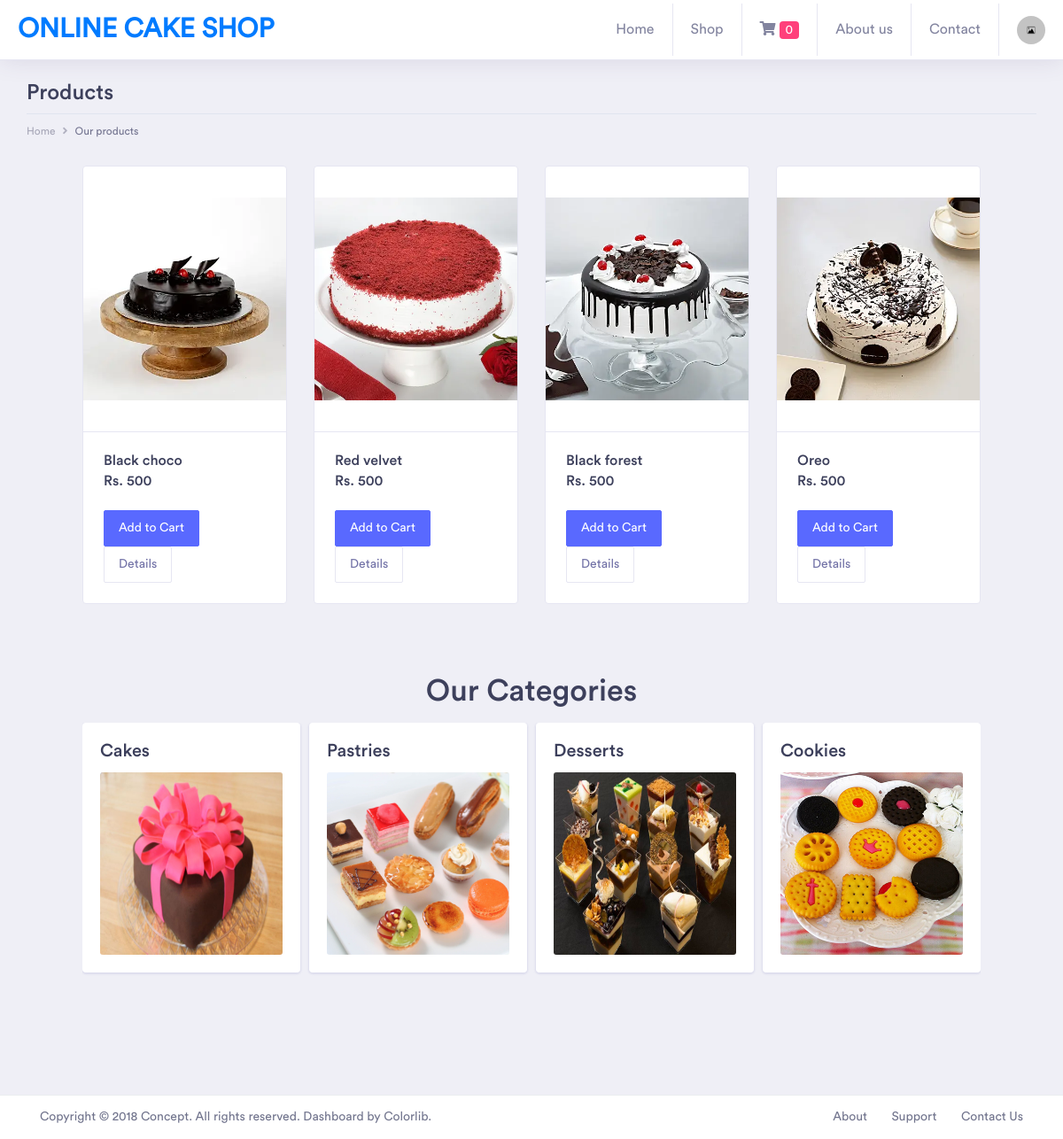
Page /onlinecakeshop/shop.php?category=1 on the committed database.
### tables this page shows
CREATE TABLE `cake_shop_product` (
  `product_id` int(11) NOT NULL,
  `product_name` varchar(100) NOT NULL,
  `product_category` int(11) NOT NULL,
  `product_price` varchar(100) NOT NULL,
  `product_description` varchar(300) NOT NULL,
  `product_image` varchar(300) NOT NULL
);

CREATE TABLE `cake_shop_category` (
  `category_id` int(11) NOT NULL,
  `category_name` varchar(100) NOT NULL,
  `category_image` varchar(200) NOT NULL
);

### onlinecakeshop/shop.php (the view, shortened to what this page needs)
<?php
if (!empty($_SESSION['cart'])) {
	$printCount = count($_SESSION['cart']);
}
else {
	$printCount = 0;
}
?>
<!doctype html>
<html lang="en">
<head>
    <link rel="stylesheet" href="css/bootstrap.min.css">
    <link href="fonts/circular-std/style.css" rel="stylesheet">
    <link rel="stylesheet" href="css/style.css">
    <link rel="stylesheet" href="css/userpage.css">
    <link rel="stylesheet" href="fonts/fontawesome/css/fontawesome-all.css">
    <link rel="stylesheet" type="text/css" href="css/owl.carousel.min.css">
    <link rel="stylesheet" type="text/css" href="css/owl.theme.default.min.css">
</head>
<body>
    <div class="dashboard-main-wrapper">
         <div class="dashboard-header">
            <nav class="navbar navbar-expand-lg bg-white fixed-top">
                <a class="navbar-brand" href="#">Online Cake Shop</a>
                <div class="collapse navbar-collapse " id="navbarSupportedContent">
                    <ul class="navbar-nav ml-auto navbar-right-top">
                        <li class="nav-item">
                            <a class="nav-link" href="index.php">Home</a>
                        </li>
                        <li class="nav-item dropdown">
                            <a class="nav-link active" href="#" id="navbarDropdownMenuLink1" data-toggle="dropdown" aria-haspopup="true" aria-expanded="false">Shop</a>
                        </li>
                        <li class="nav-item">
                            <a class="nav-link" href="cart.php"><i class="fas fa-shopping-cart"></i> <span class="badge badge-pill badge-secondary"><?php echo $printCount;?></span></a>
                        </li>
                        <li class="nav-item">
                            <a class="nav-link" href="about.php">About us</a>
                        </li>
                        <li class="nav-item">
                            <a class="nav-link" href="contact.php">Contact</a>
                        </li>
                        <li class="nav-item dropdown nav-user">
                            <a class="nav-link nav-user-img" href="#" id="navbarDropdownMenuLink2" data-toggle="dropdown" aria-haspopup="true" aria-expanded="false"><img src="uploads/default-image.jpg" alt="" class="user-avatar-md rounded-circle"></a>
                        </li>
                    </ul>
                </div>
            </nav>
        </div>
            <div class="container-fluid dashboard-content">
                <div class="row">
                    <div class="col-xl-12 col-lg-12 col-md-12 col-sm-12 col-12">
                        <div class="page-header">
                            <h2 class="pageheader-title">Products</h2>
                            <div class="page-breadcrumb">
                                <nav aria-label="breadcrumb">
                                    <ol class="breadcrumb">
                                        <li class="breadcrumb-item"><a href="index.php" class="breadcrumb-link">Home</a></li>
                                        <li class="breadcrumb-item active" aria-current="page">Our products</li>
                                    </ol>
                                </nav>
                            </div>
                        </div>
                    </div>
                </div>
                <div class="row mx-5">
                    <?php
                    require_once('config.php');
                    $select = "SELECT * FROM cake_shop_product where product_category = ".$_GET['category'];
                    $query = mysqli_query($conn, $select);
                    while ($res = mysqli_fetch_assoc($query)) {
                    ?>
                    <div class="col-xl-3 col-lg-3 col-md-6 col-sm-12 col-12">
                        <div class="product-thumbnail rounded">
                            <div class="product-img-head">
                                <div class="product-img">
                                    <?php
                                    $file_array = explode(', ', $res['product_image']);
                                    ?>
                                    <img src="uploads/<?php echo $file_array[0];?>" class="img-fluid">
                                </div>
                            </div>
                            <div class="product-content">
                                <div class="product-content-head">
                                    <h3 class="product-title"><?php echo $res['product_name'];?></h3>
                                    <div class="product-price">Rs. <?php echo $res['product_price'];?></div>
                                </div>
                                <div class="product_btn">
                                    <button onclick="add_cart(<?php echo $res['product_id'];?>)" class="btn btn-primary">Add to Cart</button>
                                    <a href="single_product.php?product_id=<?php echo $res['product_id'];?>" class="btn btn-outline-light">Details</a>
                                </div>
                            </div>
                        </div>
                    </div>
                    <?php } ?>
                </div>
                <div class="row m-5">
                    <div class="col-xl-12 col-lg-12 col-md-12 col-sm-12 col-12 text-center">
                        <h1>Our Categories</h1>
                    </div>
                    <div class="col-xl-12 col-lg-12 col-md-12 col-sm-12 col-12">
                        <div class="owl-carousel owl-theme">
                            <?php
                            require_once('config.php');
                            $select = "SELECT * FROM cake_shop_category";
                            $query = mysqli_query($conn, $select);
                            while ($res = mysqli_fetch_assoc($query)) {
                            ?>
                            <div class="item">
                                <div class="card h-100">
                                    <div class="card-body">
                                        <h3 class="card-title"><?php echo $res['category_name'];?></h3>
                                        <a href="shop.php?category=<?php echo $res['category_id'];?>"><img class="card-img" src="uploads/<?php echo $res['category_image'];?>"></a>
                                    </div>
                                </div>
                            </div>
                            <?php
                            }
                            ?>
                        </div>
                    </div>
                </div>
            </div>
            <div class="footer">
                <div class="container-fluid">
                    <div class="row">
                        <div class="col-xl-6 col-lg-6 col-md-12 col-sm-12 col-12">
                            Copyright © 2018 Concept. All rights reserved. Dashboard by <a href="https://colorlib.com/wp/">Colorlib</a>.
                        </div>
                        <div class="col-xl-6 col-lg-6 col-md-12 col-sm-12 col-12">
                            <div class="text-md-right footer-links d-none d-sm-block">
                                <a href="javascript: void(0);">About</a>
                                <a href="javascript: void(0);">Support</a>
                                <a href="javascript: void(0);">Contact Us</a>
                            </div>
                        </div>
                    </div>
                </div>
            </div>
    </div>
</body>
</html>

### rows in the picture
cake_shop_product: shows a picture, product_name "Black choco", product_price "500"
cake_shop_product: shows a picture, product_name "Red velvet", product_price "500"
cake_shop_product: shows a picture, product_name "Black forest", product_price "500"
cake_shop_product: shows a picture, product_name "Oreo", product_price "500"
cake_shop_category: category_name "Cakes", category_image (picture)
cake_shop_category: category_name "Pastries", category_image (picture)
cake_shop_category: category_name "Desserts", category_image (picture)
cake_shop_category: category_name "Cookies", category_image (picture)

### other values in the picture
$printCount "0"
